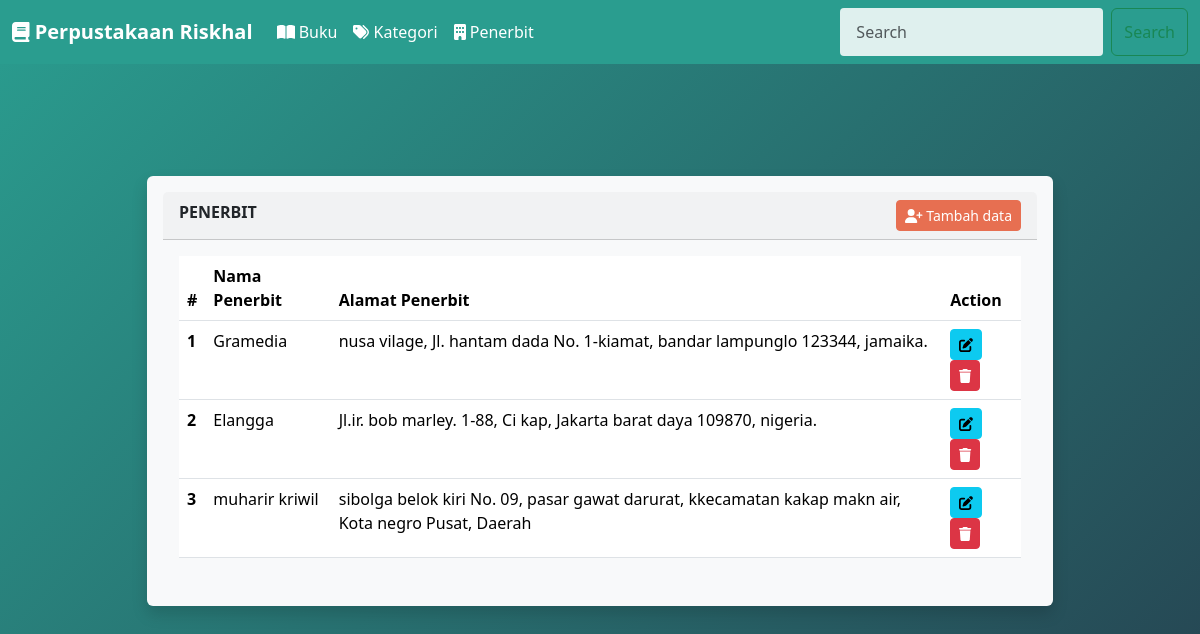
Page /e-library-management-system/penerbit/index.php on the committed database.
### tables this page shows
CREATE TABLE `penerbit` (
  `id` int(11) NOT NULL,
  `nm_penerbit` varchar(100) NOT NULL,
  `al_penerbit` varchar(100) NOT NULL
);

### e-library-management-system/penerbit/index.php (the view, shortened to what this page needs)
<?php
include_once("../header.php");
?>
    <div class="container">
        <div class="row my-5">
            <div class="col-10 m-auto">
                <div class="card shadow p-3 mb-5 bg-body-tertiary rounded">
                    <div class="card-header">
                        <b>PENERBIT</b>
                        <a href="form_tambah.php" class="float-end btn btn-primary btn-sm"><i class="fa-solid fa-user-plus"></i> Tambah data</a>
                    </div>
                    <div class="card-body">
                        <table class="table">
                            <thead>
                                <tr>
                                    <th scope="col">#</th>
                                    <th scope="col">Nama Penerbit</th>
                                    <th scope="col">Alamat Penerbit</th>
                                    <th scope="col">Action</th>
                                </tr>
                            </thead>
                            <tbody>
                                <?php
                                include("../koneksi.php");
                                $qry = "SELECT * FROM penerbit";
                                $tampil = mysqli_query($koneksi,$qry);
                                $nomor = 1;
                                foreach($tampil as $data){
                                ?>
                                <tr>
                                    <th scope="row"><?=$nomor++?></th>
                                    <td><?=$data['nm_penerbit']?></td>
                                    <td><?=$data['al_penerbit']?></td>
                                    <td>
                                        <a href="formedit.php?id=<?=$data['id']?>" class="btn btn-info btn-sm"><i class="fa-solid fa-pen-to-square"></i></a>
                                        <button class="btn btn-danger btn-sm" data-bs-toggle="modal" data-bs-target="#modalhapus<?=$data['id']?>"><i class="fa-solid fa-trash"></i></button>
                                    </td>
                                </tr>
                                <?php
                                }
                                ?>
                            </tbody>
                        </table>
                    </div>
                </div>
            </div>
        </div>
    </div>
<?php include_once("../footer.php"); ?>

### e-library-management-system/header.php (shortened to what this page needs)
<!DOCTYPE html>
<html lang="en">
<head>
    <link href="https://cdn.jsdelivr.net/npm/bootstrap@5.3.8/dist/css/bootstrap.min.css" rel="stylesheet"
>
    <link rel="stylesheet" href="/riskhal-raifan-pratama/css/all.css" />
    <link rel="stylesheet" href="/riskhal-raifan-pratama/css/theme.css" />
</head>
<body>
<?php include_once(__DIR__ . '/navbar.php'); ?>
<main class="container fade-in">

### e-library-management-system/navbar.php (shortened to what this page needs)
<nav class="navbar navbar-expand-lg navbar-dark">
        <div class="container-fluid">
            <a class="navbar-brand" href="/riskhal-raifan-pratama/e-library-management-system/"><i class="fa-solid fa-book"></i> Perpustakaan Riskhal</a>
            <div class="collapse navbar-collapse" id="navbarSupportedContent">
                <ul class="navbar-nav me-auto mb-2 mb-lg-0">
                    <li class="nav-item">
                        <a class="nav-link" href="/riskhal-raifan-pratama/e-library-management-system/buku/index.php"><i class="fa-solid fa-book-open"></i> Buku</a>
                    </li>
                    <li class="nav-item">
                        <a class="nav-link" href="/riskhal-raifan-pratama/e-library-management-system/kategori/index.php"><i class="fa-solid fa-tags"></i> Kategori</a>
                    </li>
                    <li class="nav-item">
                        <a class="nav-link" href="/riskhal-raifan-pratama/e-library-management-system/penerbit/index.php"><i class="fa-solid fa-building"></i> Penerbit</a>
                    </li>
                </ul>
                <form class="d-flex" role="search">
                    <input class="form-control me-2" type="search" placeholder="Search" aria-label="Search" />
                    <button class="btn btn-outline-success" type="submit">Search</button>
                </form>
            </div>
        </div>
    </nav>

### e-library-management-system/footer.php (shortened to what this page needs)
</main>
</body>
</html>

### css/theme.css (style rules this page uses)
:root { --primary-color: #2a9d8f; --secondary-color: #e76f51; --accent-color: #f4a261; --bg-gradient: linear-gradient(135deg, #2a9d8f 0%, #264653 100%); --card-bg: #ffffff; --card-radius: 12px; --card-shadow: 0 4px 15px rgba(0,0,0,0.2); --font-base: 'Segoe UI', Tahoma, Geneva, Verdana, sans-serif; }
body { font-family: var(--font-base); background: var(--bg-gradient); color: #222; }
.navbar { background: var(--primary-color) !important; }
.navbar .nav-link { color: #fff !important; font-weight: 500; }
.navbar-brand { font-weight: bold; color: #fff !important; }
.card { background: var(--card-bg); border: none; border-radius: var(--card-radius); box-shadow: var(--card-shadow); }
.btn-primary { background-color: var(--secondary-color); border-color: var(--secondary-color); transition: background-color 0.2s ease, transform 0.2s ease; }
table { border-collapse: collapse; width: 100%; }
table th, table td { padding: 0.75rem 1rem; text-align: left; }
table tr:nth-child(even) { background-color: rgba(255,255,255,0.1); }
.container { padding-top: 2rem; }
.fade-in { animation: fadeIn 0.6s ease-out; }
.form-control { background: rgba(255,255,255,0.85); border: none; border-radius: 4px; padding: 0.75rem 1rem; }

### rows in the picture
penerbit: nm_penerbit "Gramedia", al_penerbit "nusa vilage, Jl. hantam dada No. 1-kiamat, bandar lampunglo 123344, jamaika."
penerbit: nm_penerbit "Elangga", al_penerbit "Jl.ir. bob marley. 1-88, Ci kap, Jakarta barat daya 109870, nigeria."
penerbit: nm_penerbit "muharir kriwil", al_penerbit "sibolga belok kiri No. 09, pasar gawat darurat, kkecamatan kakap makn air, Kota negro Pusat, Daerah"
